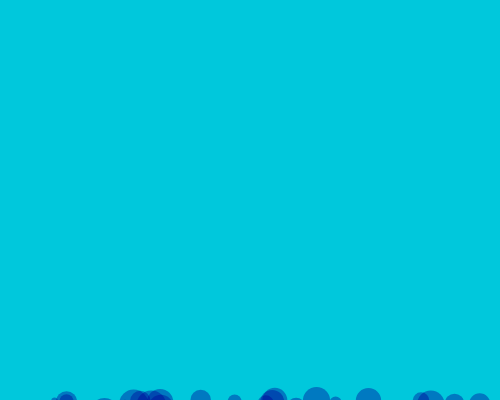
Frame 1 (no input)
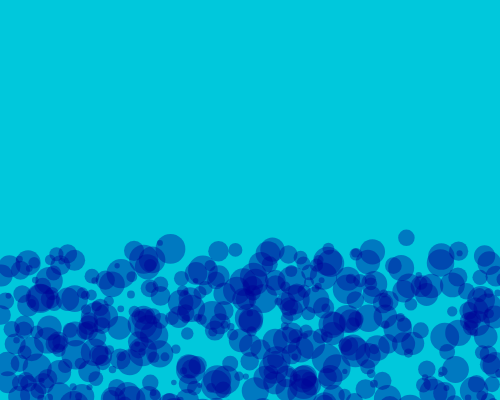
Frame 60 (no input)
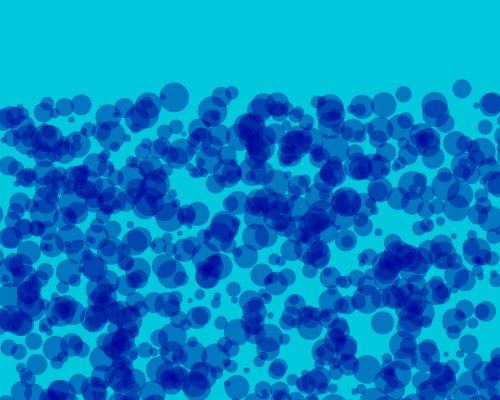
Frame 120 (the mouse pressed at the canvas centre since frame 60)

The p5.js sketch that drew these frames (run headless with seeded random() and noise() and a simulated clock; from frame 60 on, the mouse is pressed at the canvas centre):

// p5.js sketch
// ── sketch.js
let x=[], y=[], d=[];
let bubbles = 1000;

function setup() {
  createCanvas(500, 400);
  for(let i=0; i<bubbles; i++){
    x[i] = random(width);
    y[i] = random(height, height*2);
    d[i] = random(5, 30);
  }
}

function draw() {
  background(0, 200, 220);
  fill(0, 0, 150, 100);
  noStroke();

  for(let i=0; i<bubbles; i++){
    circle(x[i], y[i], d[i]);
    x[i] += random(-2, 2);
    y[i] -= random(1, 4);
    if(y[i]<0){
      x[i] = random(width);
      y[i] = random(height, height*2);
    }
  }
}
